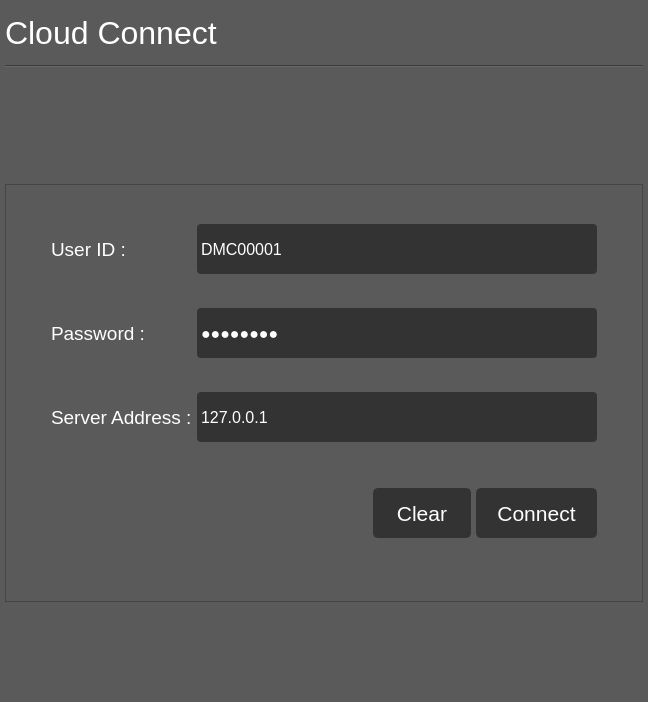
               <widget class="QWidget" name="page_cloud">
                <property name="styleSheet">
                 <string notr="true">background:rgb(91,90,90);</string>
                </property>
                <layout class="QVBoxLayout" name="verticalLayout_8">
                 <property name="spacing">
                  <number>5</number>
                 </property>
                 <property name="leftMargin">
                  <number>5</number>
                 </property>
                 <property name="topMargin">
                  <number>5</number>
                 </property>
                 <property name="rightMargin">
                  <number>5</number>
                 </property>
                 <property name="bottomMargin">
                  <number>5</number>
                 </property>
                 <item>
                  <widget class="QLabel" name="lab_cloud_main">
                   <property name="minimumSize">
                    <size>
                     <width>0</width>
                     <height>55</height>
                    </size>
                   </property>
                   <property name="maximumSize">
                    <size>
                     <width>16777215</width>
                     <height>55</height>
                    </size>
                   </property>
                   <property name="font">
                    <font>
                     <family>Segoe UI</family>
                     <pointsize>24</pointsize>
                    </font>
                   </property>
                   <property name="styleSheet">
                    <string notr="true">QLabel {
	color:rgb(255,255,255);
}</string>
                   </property>
                   <property name="text">
                    <string>Cloud Connect</string>
                   </property>
                  </widget>
                 </item>
                 <item>
                  <widget class="Line" name="line_15">
                   <property name="orientation">
                    <enum>Qt::Horizontal</enum>
                   </property>
                  </widget>
                 </item>
                 <item>
                  <spacer name="horizontalSpacer_43">
                   <property name="orientation">
                    <enum>Qt::Horizontal</enum>
                   </property>
                   <property name="sizeHint" stdset="0">
                    <size>
                     <width>40</width>
                     <height>20</height>
                    </size>
                   </property>
                  </spacer>
                 </item>
                 <item>
                  <widget class="QFrame" name="frame_2">
                   <property name="enabled">
                    <bool>true</bool>
                   </property>
                   <property name="minimumSize">
                    <size>
                     <width>0</width>
                     <height>418</height>
                    </size>
                   </property>
                   <property name="maximumSize">
                    <size>
                     <width>16777215</width>
                     <height>235</height>
                    </size>
                   </property>
                   <property name="font">
                    <font>
                     <family>Segoe UI</family>
                     <pointsize>12</pointsize>
                    </font>
                   </property>
                   <property name="frameShape">
                    <enum>QFrame::StyledPanel</enum>
                   </property>
                   <property name="frameShadow">
                    <enum>QFrame::Raised</enum>
                   </property>
                   <layout class="QGridLayout" name="gridLayout_2">
                    <property name="leftMargin">
                     <number>5</number>
                    </property>
                    <property name="topMargin">
                     <number>5</number>
                    </property>
                    <property name="rightMargin">
                     <number>5</number>
                    </property>
                    <property name="bottomMargin">
                     <number>5</number>
                    </property>
                    <property name="horizontalSpacing">
                     <number>5</number>
                    </property>
                    <property name="verticalSpacing">
                     <number>0</number>
                    </property>
                    <item row="3" column="1" colspan="2">
                     <spacer name="horizontalSpacer_3">
                      <property name="orientation">
                       <enum>Qt::Horizontal</enum>
                      </property>
                      <property name="sizeHint" stdset="0">
                       <size>
                        <width>40</width>
                        <height>20</height>
                       </size>
                      </property>
                     </spacer>
                    </item>
                    <item row="1" column="2" colspan="3">
                     <widget class="QLineEdit" name="line_cloud_password">
                      <property name="minimumSize">
                       <size>
                        <width>400</width>
                        <height>30</height>
                       </size>
                      </property>
                      <property name="maximumSize">
                       <size>
                        <width>500</width>
                        <height>50</height>
                       </size>
                      </property>
                      <property name="font">
                       <font>
                        <family>Segoe UI</family>
                        <pointsize>12</pointsize>
                       </font>
                      </property>
                      <property name="contextMenuPolicy">
                       <enum>Qt::DefaultContextMenu</enum>
                      </property>
                      <property name="styleSheet">
                       <string notr="true">QLineEdit {
	color:rgb(255,255,255);
	border:2px solid rgb(51,51,51);
	border-radius:4px;
	background:rgb(51,51,51);
}

QLineEdit:disabled {
	color:rgb(255,255,255);
	border:2px solid rgb(112,112,112);
	border-radius:4px;
	background:rgb(112,112,112);
}</string>
                      </property>
                      <property name="text">
                       <string>12345678</string>
                      </property>
                      <property name="echoMode">
                       <enum>QLineEdit::Password</enum>
                      </property>
                     </widget>
                    </item>
                    <item row="2" column="1">
                     <widget class="QLabel" name="label_4">
                      <property name="minimumSize">
                       <size>
                        <width>100</width>
                        <height>0</height>
                       </size>
                      </property>
                      <property name="font">
                       <font>
                        <family>Segoe UI</family>
                        <pointsize>14</pointsize>
                       </font>
                      </property>
                      <property name="styleSheet">
                       <string notr="true">color:rgb(255,255,255);</string>
                      </property>
                      <property name="text">
                       <string>Server Address :</string>
                      </property>
                     </widget>
                    </item>
                    <item row="0" column="2" colspan="3">
                     <widget class="QLineEdit" name="line_cloud_id">
                      <property name="enabled">
                       <bool>true</bool>
                      </property>
                      <property name="minimumSize">
                       <size>
                        <width>400</width>
                        <height>25</height>
                       </size>
                      </property>
                      <property name="maximumSize">
                       <size>
                        <width>500</width>
                        <height>50</height>
                       </size>
                      </property>
                      <property name="font">
                       <font>
                        <family>Segoe UI</family>
                        <pointsize>12</pointsize>
                       </font>
                      </property>
                      <property name="styleSheet">
                       <string notr="true">QLineEdit {
	color:rgb(255,255,255);
	border:2px solid rgb(51,51,51);
	border-radius:4px;
	background:rgb(51,51,51);
}

QLineEdit:disabled {
	color:rgb(255,255,255);
	border:2px solid rgb(112,112,112);
	border-radius:4px;
	background:rgb(112,112,112);
}</string>
                      </property>
                      <property name="text">
                       <string>DMC00001</string>
                      </property>
                     </widget>
                    </item>
                    <item row="1" column="1">
                     <widget class="QLabel" name="label_3">
                      <property name="minimumSize">
                       <size>
                        <width>100</width>
                        <height>0</height>
                       </size>
                      </property>
                      <property name="font">
                       <font>
                        <family>Segoe UI</family>
                        <pointsize>14</pointsize>
                       </font>
                      </property>
                      <property name="styleSheet">
                       <string notr="true">color:rgb(255,255,255);</string>
                      </property>
                      <property name="text">
                       <string>Password : </string>
                      </property>
                     </widget>
                    </item>
                    <item row="4" column="4">
                     <spacer name="verticalSpacer_6">
                      <property name="orientation">
                       <enum>Qt::Vertical</enum>
                      </property>
                      <property name="sizeType">
                       <enum>QSizePolicy::Fixed</enum>
                      </property>
                      <property name="sizeHint" stdset="0">
                       <size>
                        <width>20</width>
                        <height>33</height>
                       </size>
                      </property>
                     </spacer>
                    </item>
                    <item row="3" column="3">
                     <widget class="QPushButton" name="bn_cloud_clear">
                      <property name="enabled">
                       <bool>true</bool>
                      </property>
                      <property name="minimumSize">
                       <size>
                        <width>98</width>
                        <height>50</height>
                       </size>
                      </property>
                      <property name="maximumSize">
                       <size>
                        <width>69</width>
                        <height>25</height>
                       </size>
                      </property>
                      <property name="font">
                       <font>
                        <family>Segoe UI</family>
                        <pointsize>16</pointsize>
                       </font>
                      </property>
                      <property name="styleSheet">
                       <string notr="true">QPushButton {
	border: 2px solid rgb(51,51,51);
	border-radius: 5px;	
	color:rgb(255,255,255);
	background-color: rgb(51,51,51);
}
QPushButton:hover {
	border: 2px solid rgb(240,0,0);
	background-color: rgb(240,0,0);
}
QPushButton:pressed {	
	border: 2px solid rgb(255,0,0);
	background-color: rgb(255,0,0);
}

QPushButton:disabled {	
	border-radius: 5px;	
	border: 2px solid rgb(112,112,112);
	background-color: rgb(112,112,112);
}</string>
                      </property>
                      <property name="text">
                       <string>Clear</string>
                      </property>
                     </widget>
                    </item>
                    <item row="0" column="1">
                     <widget class="QLabel" name="label_2">
                      <property name="minimumSize">
                       <size>
                        <width>100</width>
                        <height>0</height>
                       </size>
                      </property>
                      <property name="font">
                       <font>
                        <family>Segoe UI</family>
                        <pointsize>14</pointsize>
                       </font>
                      </property>
                      <property name="styleSheet">
                       <string notr="true">color:rgb(255,255,255);</string>
                      </property>
                      <property name="text">
                       <string>User ID :</string>
                      </property>
                     </widget>
                    </item>
                    <item row="2" column="2" colspan="3">
                     <widget class="QLineEdit" name="line_cloud_server">
                      <property name="minimumSize">
                       <size>
                        <width>400</width>
                        <height>30</height>
                       </size>
                      </property>
                      <property name="maximumSize">
                       <size>
                        <width>500</width>
                        <height>50</height>
                       </size>
                      </property>
                      <property name="font">
                       <font>
                        <family>Segoe UI</family>
                        <pointsize>12</pointsize>
                       </font>
                      </property>
                      <property name="styleSheet">
                       <string notr="true">QLineEdit {
	color:rgb(255,255,255);
	border:2px solid rgb(51,51,51);
	border-radius:4px;
	background:rgb(51,51,51);
}

QLineEdit:disabled {
	color:rgb(255,255,255);
	border:2px solid rgb(112,112,112);
	border-radius:4px;
	background:rgb(112,112,112);
}</string>
                      </property>
                      <property name="text">
                       <string>127.0.0.1</string>
                      </property>
                     </widget>
                    </item>
                    <item row="3" column="4">
                     <widget class="QPushButton" name="bn_cloud_connect">
                      <property name="minimumSize">
                       <size>
                        <width>121</width>
                        <height>50</height>
                       </size>
                      </property>
                      <property name="maximumSize">
                       <size>
                        <width>69</width>
                        <height>25</height>
                       </size>
                      </property>
                      <property name="font">
                       <font>
                        <family>Segoe UI</family>
                        <pointsize>16</pointsize>
                       </font>
                      </property>
                      <property name="styleSheet">
                       <string notr="true">QPushButton {
	border: 2px solid rgb(51,51,51);
	border-radius: 5px;	
	color:rgb(255,255,255);
	background-color: rgb(51,51,51);
}
QPushButton:hover {
	border: 2px solid rgb(0,143,150);
	background-color: rgb(0,143,150);
}
QPushButton:pressed {	
	border: 2px solid rgb(0,143,150);
	background-color: rgb(51,51,51);
}

QPushButton:disabled {	
	border-radius: 5px;	
	border: 2px solid rgb(112,112,112);
	background-color: rgb(112,112,112);
}</string>
                      </property>
                      <property name="text">
                       <string>Connect</string>
                      </property>
                     </widget>
                    </item>
                    <item row="1" column="0">
                     <spacer name="horizontalSpacer_10">
                      <property name="orientation">
                       <enum>Qt::Horizontal</enum>
                      </property>
                      <property name="sizeHint" stdset="0">
                       <size>
                        <width>40</width>
                        <height>20</height>
                       </size>
                      </property>
                     </spacer>
                    </item>
                    <item row="1" column="5">
                     <spacer name="horizontalSpacer_2">
                      <property name="orientation">
                       <enum>Qt::Horizontal</enum>
                      </property>
                      <property name="sizeHint" stdset="0">
                       <size>
                        <width>40</width>
                        <height>20</height>
                       </size>
                      </property>
                     </spacer>
                    </item>
                   </layout>
                  </widget>
                 </item>
                 <item>
                  <spacer name="horizontalSpacer_27">
                   <property name="orientation">
                    <enum>Qt::Horizontal</enum>
                   </property>
                   <property name="sizeHint" stdset="0">
                    <size>
                     <width>40</width>
                     <height>20</height>
                    </size>
                   </property>
                  </spacer>
                 </item>
                 <item>
                  <spacer name="verticalSpacer_2">
                   <property name="orientation">
                    <enum>Qt::Vertical</enum>
                   </property>
                   <property name="sizeType">
                    <enum>QSizePolicy::Fixed</enum>
                   </property>
                   <property name="sizeHint" stdset="0">
                    <size>
                     <width>20</width>
                     <height>166</height>
                    </size>
                   </property>
                  </spacer>
                 </item>
                </layout>
               </widget>
